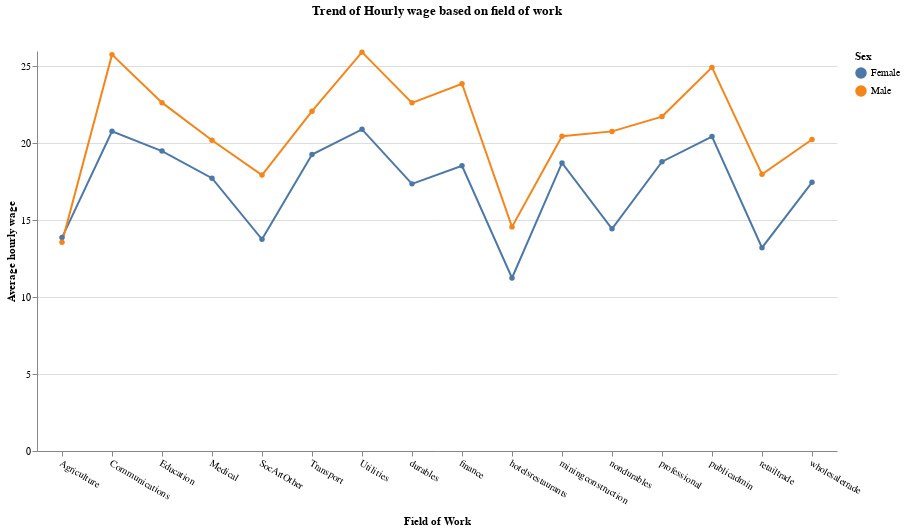

Source (notebook cell):
### Markdown cell above
### Visualizing the existence of wage gap across industries

### Code cell
# Group the data by 'sex' and 'working_hardness' and calculate the mean of 'realhrwage'
grouped_data = occ_dynamics.groupby(['sex', 'Field of Work'])['realhrwage'].mean().reset_index()

# Create the plot
chart = alt.Chart(grouped_data).mark_line(point=True).encode(
    x=alt.X('Field of Work:O', title='Field of Work', axis=alt.Axis(labelAngle=30)),
    y=alt.Y('realhrwage:Q', title='Average hourly wage', axis=alt.Axis(tickCount=6)),
    color=alt.Color('sex:N', legend=alt.Legend(title='Sex'))
).properties(
    title=alt.TitleParams(text='Trend of Hourly wage based on field of work', anchor='middle', offset=30),
    width=800,
    height=400
)

# Display the plot
chart.configure_axis().configure_view(strokeWidth=0).configure_axisX(titlePadding=10)

### Figure 1 — Vega specification as saved in the notebook (floating-point values rounded to 4 significant figures)
{"$schema": "https://vega.github.io/schema/vega/v5.json", "data": [{"name": "source_0", "values": [{"sex": "Female", "Field of Work": "Agriculture", "realhrwage": 13.87}, {"sex": "Female", "Field of Work": "Communications", "realhrwage": 20.78}, {"sex": "Female", "Field of Work": "Education", "realhrwage": 19.5}, {"sex": "Female", "Field of Work": "Medical", "realhrwage": 17.73}, {"sex": "Female", "Field of Work": "SocArtOther", "realhrwage": 13.76}, {"sex": "Female", "Field of Work": "Transport", "realhrwage": 19.27}, {"sex": "Female", "Field of Work": "Utilities", "realhrwage": 20.91}, {"sex": "Female", "Field of Work": "durables", "realhrwage": 17.36}, {"sex": "Female", "Field of Work": "finance", "realhrwage": 18.54}, {"sex": "Female", "Field of Work": "hotelsrestaurants", "realhrwage": 11.25}, {"sex": "Female", "Field of Work": "miningconstruction", "realhrwage": 18.73}, {"sex": "Female", "Field of Work": "nondurables", "realhrwage": 14.44}, {"sex": "Female", "Field of Work": "professional", "realhrwage": 18.81}, {"sex": "Female", "Field of Work": "publicadmin", "realhrwage": 20.44}, {"sex": "Female", "Field of Work": "retailtrade", "realhrwage": 13.22}, {"sex": "Female", "Field of Work": "wholesaletrade", "realhrwage": 17.46}, {"sex": "Male", "Field of Work": "Agriculture", "realhrwage": 13.57}, {"sex": "Male", "Field of Work": "Communications", "realhrwage": 25.76}, {"sex": "Male", "Field of Work": "Education", "realhrwage": 22.64}, {"sex": "Male", "Field of Work": "Medical", "realhrwage": 20.2}, {"sex": "Male", "Field of Work": "SocArtOther", "realhrwage": 17.94}, {"sex": "Male", "Field of Work": "Transport", "realhrwage": 22.09}, {"sex": "Male", "Field of Work": "Utilities", "realhrwage": 25.93}, {"sex": "Male", "Field of Work": "durables", "realhrwage": 22.63}, {"sex": "Male", "Field of Work": "finance", "realhrwage": 23.87}, {"sex": "Male", "Field of Work": "hotelsrestaurants", "realhrwage": 14.57}, {"sex": "Male", "Field of Work": "miningconstruction", "realhrwage": 20.46}, {"sex": "Male", "Field of Work": "nondurables", "realhrwage": 20.77}, {"sex": "Male", "Field of Work": "professional", "realhrwage": 21.74}, {"sex": "Male", "Field of Work": "publicadmin", "realhrwage": 24.94}, {"sex": "Male", "Field of Work": "retailtrade", "realhrwage": 17.98}, {"sex": "Male", "Field of Work": "wholesaletrade", "realhrwage": 20.25}]}, {"name": "data_0", "values": [{"Field of Work": "Agriculture", "realhrwage": 13.87, "sex": "Female"}, {"Field of Work": "Communications", "realhrwage": 20.78, "sex": "Female"}, {"Field of Work": "Education", "realhrwage": 19.5, "sex": "Female"}, {"Field of Work": "Medical", "realhrwage": 17.73, "sex": "Female"}, {"Field of Work": "SocArtOther", "realhrwage": 13.76, "sex": "Female"}, {"Field of Work": "Transport", "realhrwage": 19.27, "sex": "Female"}, {"Field of Work": "Utilities", "realhrwage": 20.91, "sex": "Female"}, {"Field of Work": "durables", "realhrwage": 17.36, "sex": "Female"}, {"Field of Work": "finance", "realhrwage": 18.54, "sex": "Female"}, {"Field of Work": "hotelsrestaurants", "realhrwage": 11.25, "sex": "Female"}, {"Field of Work": "miningconstruction", "realhrwage": 18.73, "sex": "Female"}, {"Field of Work": "nondurables", "realhrwage": 14.44, "sex": "Female"}, {"Field of Work": "professional", "realhrwage": 18.81, "sex": "Female"}, {"Field of Work": "publicadmin", "realhrwage": 20.44, "sex": "Female"}, {"Field of Work": "retailtrade", "realhrwage": 13.22, "sex": "Female"}, {"Field of Work": "wholesaletrade", "realhrwage": 17.46, "sex": "Female"}, {"Field of Work": "Agriculture", "realhrwage": 13.57, "sex": "Male"}, {"Field of Work": "Communications", "realhrwage": 25.76, "sex": "Male"}, {"Field of Work": "Education", "realhrwage": 22.64, "sex": "Male"}, {"Field of Work": "Medical", "realhrwage": 20.2, "sex": "Male"}, {"Field of Work": "SocArtOther", "realhrwage": 17.94, "sex": "Male"}, {"Field of Work": "Transport", "realhrwage": 22.09, "sex": "Male"}, {"Field of Work": "Utilities", "realhrwage": 25.93, "sex": "Male"}, {"Field of Work": "durables", "realhrwage": 22.63, "sex": "Male"}, {"Field of Work": "finance", "realhrwage": 23.87, "sex": "Male"}, {"Field of Work": "hotelsrestaurants", "realhrwage": 14.57, "sex": "Male"}, {"Field of Work": "miningconstruction", "realhrwage": 20.46, "sex": "Male"}, {"Field of Work": "nondurables", "realhrwage": 20.77, "sex": "Male"}, {"Field of Work": "professional", "realhrwage": 21.74, "sex": "Male"}, {"Field of Work": "publicadmin", "realhrwage": 24.94, "sex": "Male"}, {"Field of Work": "retailtrade", "realhrwage": 17.98, "sex": "Male"}, {"Field of Work": "wholesaletrade", "realhrwage": 20.25, "sex": "Male"}]}, {"name": "source_0_x_domain_Field of Work_0", "values": [{"Field of Work": "Agriculture"}, {"Field of Work": "Communications"}, {"Field of Work": "Education"}, {"Field of Work": "Medical"}, {"Field of Work": "SocArtOther"}, {"Field of Work": "Transport"}, {"Field of Work": "Utilities"}, {"Field of Work": "durables"}, {"Field of Work": "finance"}, {"Field of Work": "hotelsrestaurants"}, {"Field of Work": "miningconstruction"}, {"Field of Work": "nondurables"}, {"Field of Work": "professional"}, {"Field of Work": "publicadmin"}, {"Field of Work": "retailtrade"}, {"Field of Work": "wholesaletrade"}]}, {"name": "data_0_x_domain_Field of Work_1", "values": [{"Field of Work": "Agriculture"}, {"Field of Work": "Communications"}, {"Field of Work": "Education"}, {"Field of Work": "Medical"}, {"Field of Work": "SocArtOther"}, {"Field of Work": "Transport"}, {"Field of Work": "Utilities"}, {"Field of Work": "durables"}, {"Field of Work": "finance"}, {"Field of Work": "hotelsrestaurants"}, {"Field of Work": "miningconstruction"}, {"Field of Work": "nondurables"}, {"Field of Work": "professional"}, {"Field of Work": "publicadmin"}, {"Field of Work": "retailtrade"}, {"Field of Work": "wholesaletrade"}]}, {"name": "source_0_color_domain_sex_0", "values": [{"sex": "Female"}, {"sex": "Male"}]}, {"name": "data_0_color_domain_sex_1", "values": [{"sex": "Female"}, {"sex": "Male"}]}], "marks": [{"type": "group", "name": "layer_0_pathgroup", "from": {"facet": {"data": "source_0", "name": "faceted_path_layer_0_main", "groupby": ["sex"]}}, "encode": {"update": {"height": {"field": {"signal": null, "datum": null, "group": "height", "parent": null}}, "width": {"field": {"signal": null, "datum": null, "group": "width", "parent": null}}}}, "marks": [{"type": "line", "name": "layer_0_marks", "from": {"data": "faceted_path_layer_0_main"}, "sort": {"field": "datum[\"Field of Work\"]"}, "encode": {"update": {"description": {"signal": "\"Field of Work: \" + (isValid(datum[\"Field of Work\"]) ? datum[\"Field of Work\"] : \"\"+datum[\"Field of Work\"]) + \"; Average hourly wage: \" + (format(datum[\"realhrwage\"], \"\")) + \"; sex: \" + (isValid(datum[\"sex\"]) ? datum[\"sex\"] : \"\"+datum[\"sex\"])"}, "x": {"field": "Field of Work", "scale": "x"}, "defined": {"signal": "isValid(datum[\"realhrwage\"]) && isFinite(+datum[\"realhrwage\"])"}, "stroke": {"field": "sex", "scale": "color"}, "y": {"field": "realhrwage", "scale": "y"}}}, "style": ["line"]}]}, {"type": "symbol", "name": "layer_1_marks", "from": {"data": "data_0"}, "encode": {"update": {"y": {"field": "realhrwage", "scale": "y"}, "fill": {"field": "sex", "scale": "color"}, "ariaRoleDescription": {"value": "point"}, "description": {"signal": "\"Field of Work: \" + (isValid(datum[\"Field of Work\"]) ? datum[\"Field of Work\"] : \"\"+datum[\"Field of Work\"]) + \"; Average hourly wage: \" + (format(datum[\"realhrwage\"], \"\")) + \"; sex: \" + (isValid(datum[\"sex\"]) ? datum[\"sex\"] : \"\"+datum[\"sex\"])"}, "x": {"field": "Field of Work", "scale": "x"}, "opacity": {"value": 1}}}, "style": ["point"]}], "scales": [{"name": "x", "type": "point", "domain": {"fields": [{"data": "source_0_x_domain_Field of Work_0", "field": "Field of Work"}, {"data": "data_0_x_domain_Field of Work_1", "field": "Field of Work"}], "sort": true}, "range": [0, {"signal": "width"}], "padding": 0.5}, {"name": "y", "type": "linear", "domain": {"fields": [{"data": "source_0", "field": "realhrwage"}, {"data": "data_0", "field": "realhrwage"}]}, "range": [{"signal": "height"}, 0], "zero": true, "nice": true}, {"name": "color", "type": "ordinal", "domain": {"fields": [{"data": "source_0_color_domain_sex_0", "field": "sex"}, {"data": "data_0_color_domain_sex_1", "field": "sex"}], "sort": true}, "range": "category"}], "axes": [{"scale": "y", "zindex": 0, "gridScale": "x", "tickCount": 6, "orient": "left", "domain": false, "maxExtent": 0, "labels": false, "ticks": false, "grid": true, "aria": false, "minExtent": 0}, {"scale": "x", "grid": false, "zindex": 0, "orient": "bottom", "labelBaseline": "top", "labelAngle": 30, "title": "Field of Work", "labelAlign": "left"}, {"scale": "y", "title": "Average hourly wage", "labelOverlap": true, "zindex": 0, "orient": "left", "tickCount": 6, "grid": false}], "title": {"text": "Trend of Hourly wage based on field of work", "frame": "group", "anchor": "middle", "offset": 30}, "background": "white", "padding": 5, "width": 800, "style": "cell", "config": {"axisX": {"titlePadding": 10}, "style": {"cell": {"strokeWidth": 0}}}, "height": 400, "legends": [{"title": "Sex", "stroke": "color", "symbolType": "circle", "fill": "color", "encode": {"symbols": {"update": {"opacity": {"value": 1}}}}}]}
